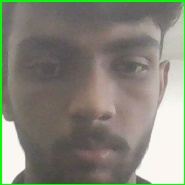
#> input picture dataset/Dhalif.jpg, 185 x 185 px
$ python test_detection.py
#> lines starting #> are read from the running program, lines starting #| are printed output that depends on the picture
import cv2
import os

print("Face Detection Test")
print("="*50)

# Check if OpenCV is working
print(f"OpenCV version: {cv2.__version__}")

# Load face detector
face_cascade = cv2.CascadeClassifier(cv2.data.haarcascades + 'haarcascade_frontalface_default.xml')
print("Face detector loaded successfully")

# Ask for image path
print("\nPlease provide the full path to a photo with a face")
print("Example: C:\\Users\\User\\Pictures\\my_photo.jpg")
image_path = input("Photo path: ").strip().strip('"')
#> the answer given: dataset/Dhalif.jpg

# Check if file exists
if not os.path.exists(image_path):
    print(f"File not found: {image_path}")
    exit()

# Read and process image
img = cv2.imread(image_path)
#> img is the input picture: shape (185, 185, 3); mean B, G, R 122.6, 135.1, 134.7
if img is None:
    print("Could not read image")
    exit()

print(f"Image size: {img.shape[1]} x {img.shape[0]} pixels")
#| Image size: 185 x 185 pixels

# Convert to grayscale
gray = cv2.cvtColor(img, cv2.COLOR_BGR2GRAY)
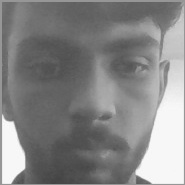
#> gray: shape (185, 185); min 66, max 254, mean 133.5

# Detect faces
faces = face_cascade.detectMultiScale(gray, 1.1, 5, minSize=(100, 100))
#> faces = ()

if len(faces) == 0:
    print("\n❌ NO FACE DETECTED!")
    print("\nTry:")
    print("1. Use a clear front-facing photo")
    print("2. Ensure good lighting")
    print("3. Face should be visible and looking at camera")
    print("4. Photo should be from shoulders up")
else:
    print(f"\n✓ Success! Detected {len(faces)} face(s)")

    # Save each face
    for i, (x, y, w, h) in enumerate(faces):
        face = img[y:y+h, x:x+w]
        face_filename = f"dataset/face_{i}.jpg"
        cv2.imwrite(face_filename, face)
        print(f"  Saved face {i+1} to {face_filename}")

    print("\n✓ You can now use these faces for recognition")

print("\n" + "="*50)
